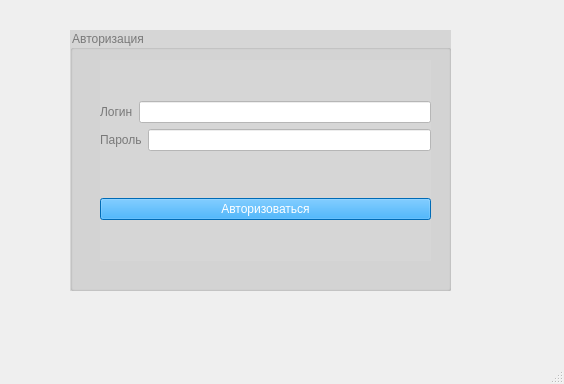
<?xml version="1.0" encoding="UTF-8"?>
<ui version="4.0">
 <class>MainWindow</class>
 <widget class="QMainWindow" name="MainWindow">
  <property name="geometry">
   <rect>
    <x>0</x>
    <y>0</y>
    <width>564</width>
    <height>384</height>
   </rect>
  </property>
  <property name="windowTitle">
   <string>MainWindow</string>
  </property>
  <widget class="QWidget" name="centralwidget">
   <widget class="QGroupBox" name="groupBox">
    <property name="geometry">
     <rect>
      <x>70</x>
      <y>30</y>
      <width>381</width>
      <height>261</height>
     </rect>
    </property>
    <property name="styleSheet">
     <string notr="true">background-color: rgb(214, 214, 214);
color: rgb(121, 121, 121);
</string>
    </property>
    <property name="title">
     <string>Авторизация</string>
    </property>
    <widget class="QWidget" name="layoutWidget">
     <property name="geometry">
      <rect>
       <x>30</x>
       <y>30</y>
       <width>331</width>
       <height>201</height>
      </rect>
     </property>
     <layout class="QVBoxLayout" name="verticalLayout_2">
      <item>
       <layout class="QVBoxLayout" name="verticalLayout">
        <item>
         <layout class="QHBoxLayout" name="horizontalLayout">
          <item>
           <widget class="QLabel" name="login">
            <property name="styleSheet">
             <string notr="true">color: rgb(121, 121, 121);</string>
            </property>
            <property name="text">
             <string>Логин</string>
            </property>
           </widget>
          </item>
          <item>
           <widget class="QLineEdit" name="Nickname">
            <property name="styleSheet">
             <string notr="true">background-color: rgb(255, 255, 255);
color: rgb(4, 51, 255);</string>
            </property>
           </widget>
          </item>
         </layout>
        </item>
        <item>
         <layout class="QHBoxLayout" name="horizontalLayout_2">
          <item>
           <widget class="QLabel" name="password">
            <property name="styleSheet">
             <string notr="true">color: rgb(121, 121, 121);</string>
            </property>
            <property name="text">
             <string>Пароль</string>
            </property>
           </widget>
          </item>
          <item>
           <widget class="QLineEdit" name="Password">
            <property name="styleSheet">
             <string notr="true">background-color: rgb(255, 255, 255);
color: rgb(4, 51, 255);</string>
            </property>
           </widget>
          </item>
         </layout>
        </item>
       </layout>
      </item>
      <item>
       <widget class="QPushButton" name="Login">
        <property name="styleSheet">
         <string notr="true">background-color: rgb(0, 150, 255);
color: rgb(255, 255, 255);</string>
        </property>
        <property name="text">
         <string>Авторизоваться</string>
        </property>
       </widget>
      </item>
     </layout>
    </widget>
   </widget>
  </widget>
  <widget class="QMenuBar" name="menubar">
   <property name="geometry">
    <rect>
     <x>0</x>
     <y>0</y>
     <width>564</width>
     <height>21</height>
    </rect>
   </property>
  </widget>
  <widget class="QStatusBar" name="statusbar"/>
 </widget>
 <resources/>
 <connections/>
</ui>
